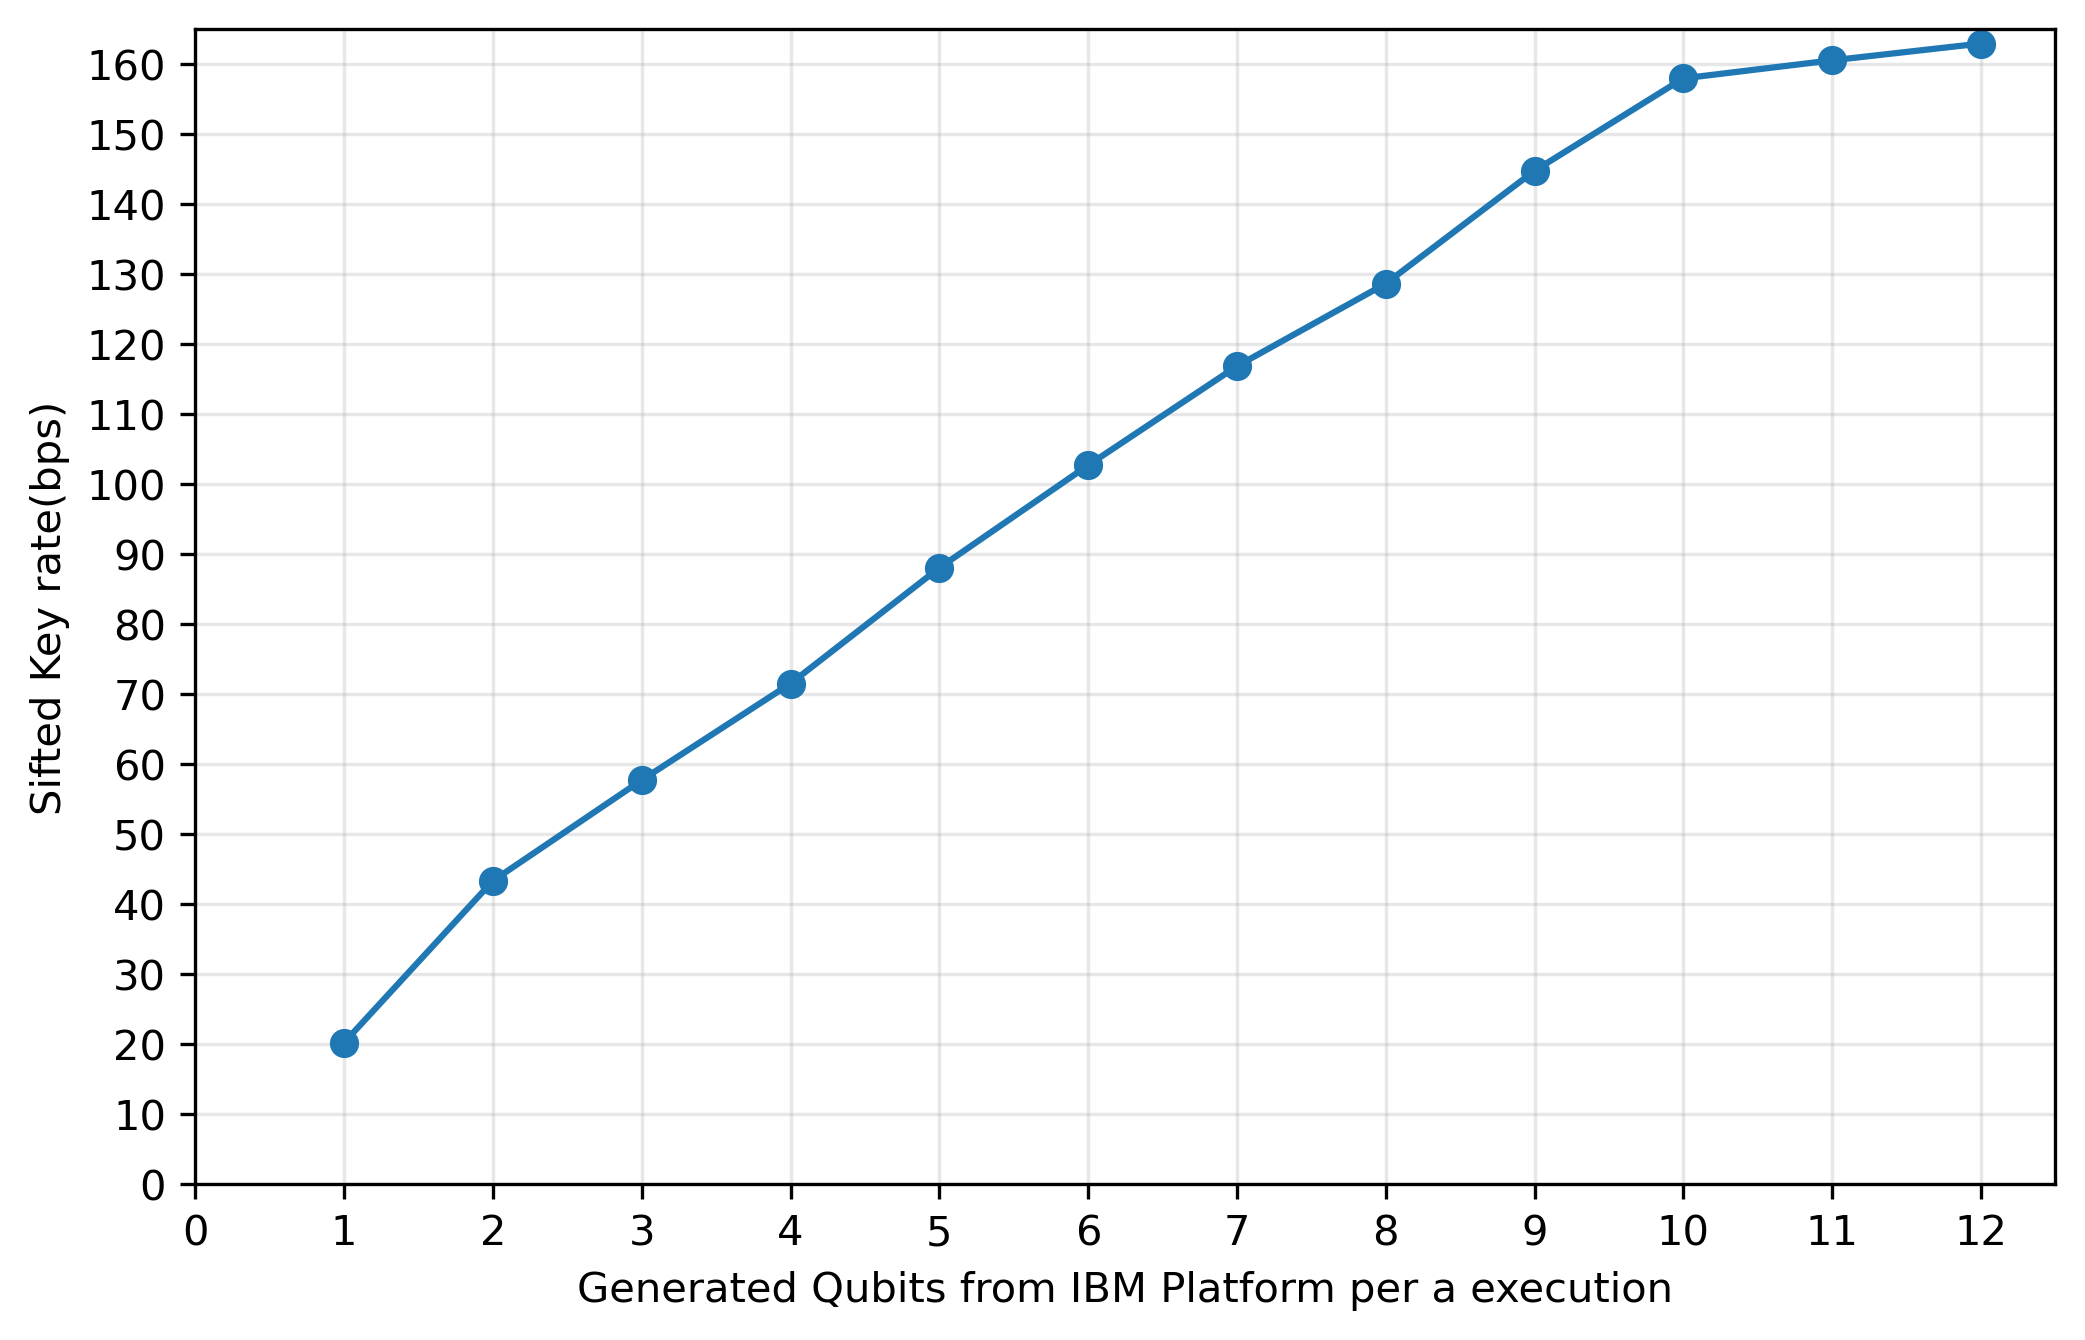

The Python source for this figure:
import numpy as np
import matplotlib.pyplot as plt

qbit = np.array([1, 2, 3, 4, 5, 6, 7, 8, 9, 10, 11, 12])
Runtime = np.array([20.232040298056823, 43.34172585992227, 57.72803576225145, 71.51974370100983, 88.04862552436444, 102.70040940059015, 116.85576384707154, 
                    128.64652098156, 144.77341622715605 ,157.97296367832598, 160.55000058348247, 162.9478449057025])

plt.figure(figsize=(8, 5))

plt.plot(qbit, Runtime, ls='-', marker='o')

plt.xlim(0, 12.5)
plt.ylim(0, 165)

plt.yticks(np.arange(0, 165, 10))
plt.xticks(np.arange(0, 12.5, 1))

plt.xlabel(r'Generated Qubits from IBM Platform per a execution')
plt.ylabel(r'Sifted Key rate(bps)')
plt.grid(alpha=0.3)

plt.savefig('qlength_vs_keyrate3.png', format='png', bbox_inches="tight", dpi=300)

plt.show()
